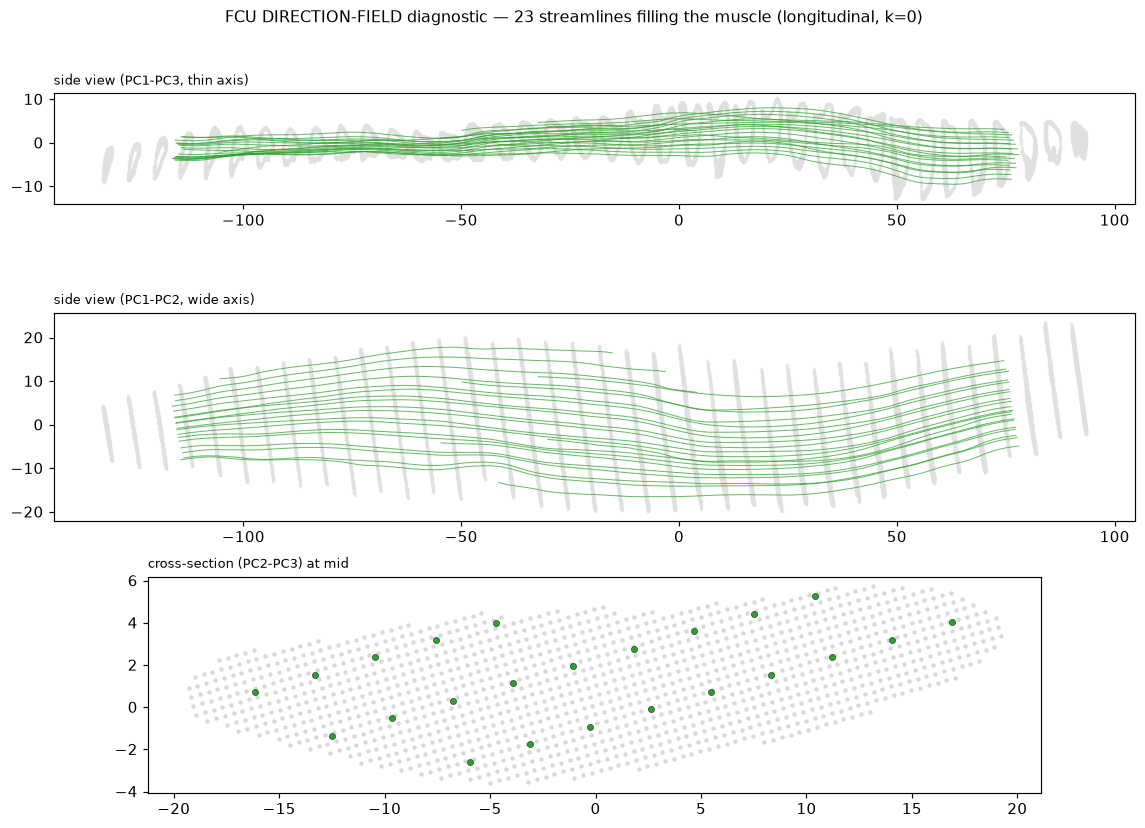

This chart was generated by the following Python code:
"""Diagnostic: does the DIRECTION FIELD alone fill the muscle physiologically?
Uniform cross-section grid -> full streamlines. Two views + cross-section."""
import numpy as np, matplotlib; matplotlib.use("Agg"); import matplotlib.pyplot as plt
from geom import load_mask,Centerline,pca_frame
from harmonic import keep_largest,solve_laplace,grad_field,trace,surface
L=8; mask,vs,_=load_mask(L); mask=keep_largest(mask)
cl=Centerline(mask,vs); ctr,p1,p2,p3=pca_frame(mask,vs); shape=np.array(mask.shape)
z0,z1=cl.z0,cl.z1; span=z1-z0
# longitudinal field, internal caps
vox=np.argwhere(mask); zf=(vox[:,2]*vs[2]-z0)/span
d0=np.zeros(mask.shape,bool);d1=np.zeros(mask.shape,bool)
for v,z in zip(vox,zf):
    if 0.05<=z<=0.10:d0[tuple(v)]=True
    elif 0.90<=z<=0.95:d1[tuple(v)]=True
print("d0",d0.sum(),"d1",d1.sum())
phi=solve_laplace(mask,vs,d0,d1); g=grad_field(phi,mask,vs)
print("phi range",round(phi[mask].min(),2),round(phi[mask].max(),2))
zlo,zhi=z0+0.07*span,z1-0.07*span
def stream(seed):
    up=trace(seed,g,mask,vs,sign=1,step=1.0,maxlen=300); dn=trace(seed,g,mask,vs,sign=-1,step=1.0,maxlen=300)
    f=np.vstack([dn[::-1],up]); return f[(f[:,2]>=zlo)&(f[:,2]<=zhi)]
# UNIFORM grid across the cross-section at mid-length
zc=0.5*(z0+z1); zi=int(round(zc/vs[2])); sm=np.argwhere(mask[:,:,zi])*vs[:2]
fibs=[]
for gx in np.arange(sm[:,0].min(),sm[:,0].max(),3.0):
    for gy in np.arange(sm[:,1].min(),sm[:,1].max(),3.0):
        c=np.array([int(round(gx/vs[0])),int(round(gy/vs[1])),zi])
        if not(np.all(c>=0)and np.all(c<shape)and mask[tuple(c)]): continue
        f=stream(np.array([gx,gy,zc]))
        if len(f)>15: fibs.append(f)
print(f"{len(fibs)} full streamlines from uniform grid")
def proj(P,u,v): d=np.atleast_2d(P)-ctr; return d@u,d@v
sv=np.argwhere(surface(mask))*vs
fig,ax=plt.subplots(3,1,figsize=(11,8))
for a,(u,v,ttl) in zip(ax,[(p1,p3,"side view (PC1-PC3, thin axis)"),
                            (p1,p2,"side view (PC1-PC2, wide axis)"),
                            (p2,p3,"cross-section (PC2-PC3) at mid")]):
    if "cross" in ttl:
        s2=np.argwhere(mask[:,:,zi]); smid=np.column_stack([s2[:,0]*vs[0],s2[:,1]*vs[1],np.full(len(s2),zc)])
        U,W=proj(smid,u,v); a.scatter(U,W,s=4,c="0.85")
        pts=np.array([f[np.argmin(np.abs(f[:,2]-zc))] for f in fibs])
        U,W=proj(pts,u,v); a.scatter(U,W,s=18,c="#2ca02c",edgecolor="k",lw=.3)
    else:
        U,W=proj(sv,u,v); a.scatter(U,W,s=2,c="0.88",alpha=.5)
        for f in fibs: uu,ww=proj(f,u,v); a.plot(uu,ww,color="#2ca02c",lw=0.7,alpha=.7)
    a.set_aspect("equal"); a.set_title(ttl,fontsize=9,loc="left")
fig.suptitle(f"FCU DIRECTION-FIELD diagnostic — {len(fibs)} streamlines filling the muscle (longitudinal, k=0)",fontsize=11)
plt.tight_layout(); plt.savefig("diag_fill.png",dpi=105,bbox_inches="tight"); print("saved")
